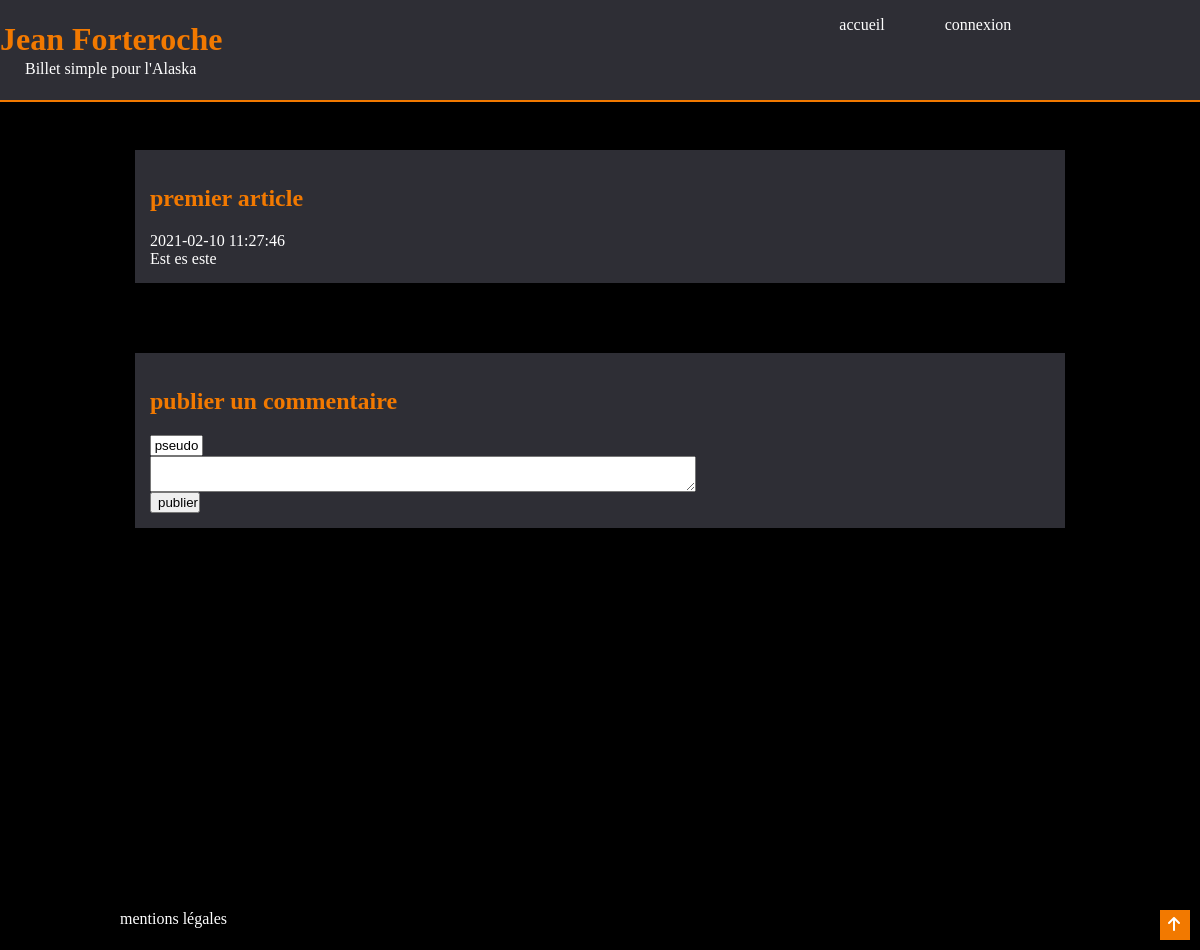
The app's page /projet4/?url=Article/getOne/1, older data.
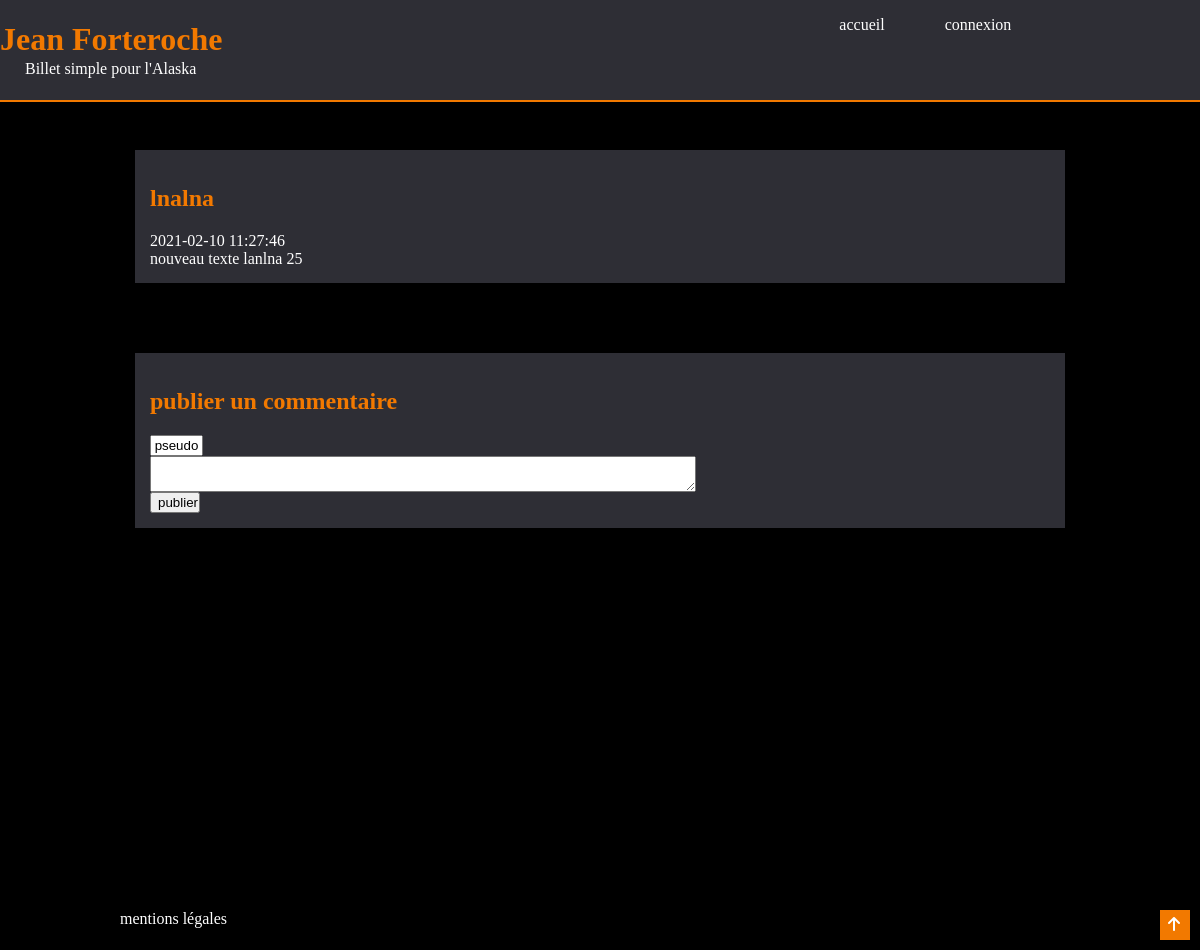
The same page, newer data.
### tables this page shows
CREATE TABLE `articles` (
  `ID` int(11) NOT NULL,
  `titre` varchar(100) NOT NULL,
  `contenu` text NOT NULL,
  `auteur_id` int(11) NOT NULL,
  `date` datetime NOT NULL DEFAULT CURRENT_TIMESTAMP
);

### controllers/Router.php (called while the page is built, shortened)
<?php
    class Router {
        public function routReq(){
            try{
                if(isset($_GET['url'])){
                    $url = explode('/', filter_var($_GET['url'], FILTER_SANITIZE_URL));
                    $controller = ucfirst(strtolower($url[0]));
                    $controllerClass = "Controllers\\Controller".$controller;
                    if(class_exists($controllerClass)){
                        $this->_ctrl = new $controllerClass($url);
                    }else{
                        throw new \Exception('Page introuvable router');
                    }
                }else{
                    $this->_ctrl = new ControllerAccueil();
                }
            }
            catch(\Exception $e) {
                $errorMsg = $e->getMessage();
                require_once('views/viewError.php');
            }
        }
    }
?>

### index.php (called while the page is built, shortened)
<?php
    $router = new Router();
    $router->routReq();

### models/Model.php (called while the page is built, shortened)
<?php
    abstract class Model{
        private static $_bdd;
        private static function setBdd(){
            try {
                self::$_bdd = new PDO(self::DB_HOST, self::DB_USER, self::DB_PASS);
                self::$_bdd->setAttribute(PDO::ATTR_ERRMODE,PDO::ERRMODE_EXCEPTION);
            }
            catch (Exception $e) {
                die('Erreur : ' . $e->getMessage());
            }
        }
        protected function getBdd(){
            return self::$_bdd;
        }
        protected function getOne($table, $obj, $id){
            $var ='';
            $req = $this->getBdd()->prepare('SELECT * FROM ' .$table. ' WHERE ID = '.$id.' ORDER BY id desc');
            $req->execute();
            while($data = $req->fetch(PDO::FETCH_ASSOC)){
                $var= new $obj($data);
            }
            return $var;
        }
    }

### models/ArticleManager.php (called while the page is built, shortened)
<?php
class ArticleManager extends Model{
    public function getArticle($id){
        return $this->getOne('articles', '\Models\Article', $id);
    }
}
?>

### models/Hydrate.php (called while the page is built, shortened)
<?php
class Hydrate {
    public function hydrate (array $data){
        foreach ($data as $key => $value){
            $method = 'set'.ucfirst($key);
        }
    }
}
?>

### models/Article.php (called while the page is built, shortened)
<?php
    class Article extends Hydrate {
        private $_titre;
        private $_contenu;
        private $_date;
        public function getTitre(){
            return $this->_titre;
        }
        public function setTitre($titre){
            $this->_titre = $titre;
        }
        public function getContenu(){
            return $this->_contenu;
        }
        public function setContenu($contenu){
            $this->_contenu = $contenu;
        }
        public function getDate(){
            return $this->_date;
        }
        public function setDate($date){
            $this->_date = $date;
        }
    }
?>

### models/CommentaireManager.php (called while the page is built, shortened)
<?php
class CommentaireManager extends Model {
    public function getCommentaires ($id){
        $var = [];
        $req = $this->getBdd()->prepare("SELECT * FROM commentaires WHERE articleId=$id ORDER BY id desc");
        $req->execute();
        return $var;
    }
}
?>

### views/viewArticle.php (the view, shortened to what this page needs)
<?php
if(isset($update) && $update == true){
  $id = $commentaire->getId();
  $commentaire = $commentaire->getContenu();
}else{
  $id = "";
}
?>
<section id="page" class="style">
  <section id="article">
    <h2><?= $article->getTitre()?></h2>
    <time><?= $article->getDate() ?></time>
    <div id="p"><?= $article->getContenu()?></div>
    </section>
  <section id="commentaires">
  </section>
  <section id="SecComForm">
    <h2> publier un commentaire </h2>
    <form id="comForm" method="post" action="/projet4/?url=Commentaire/post/<?= $id ?>">
      <input type="text" value="pseudo" name="auteurId" id="comFormPseudo">
      <textarea  class="tinymce" value="" name="commentaire" id="comFormText">
      </textarea>
      <input type="submit" name="save" value="publier" id="comFormPublier">
    </form>
  </section
</section>

### controllers/ControllerArticle.php (shortened to what this page needs)
<?php
    require_once ('views/View.php');
        class ControllerArticle {
        public function __construct($url){
           $this->init($url);
        }
        private function init($url){
            $methode = $url[1];
            if(isset($url[2]) && is_numeric($url[2])){
                $this->$methode($url[2]);
            }
            else{
                $this->$methode();
            }
        }
        private function getOne($id){
            $this->_article = new ArticleManager();
            $article = $this->_article->getArticle($id);
            $this->_commentaire = new CommentaireManager();
            $commentaires = $this->_commentaire->getCommentaires($id);
            $this->_view = new View('Article');
            $this->_view->generate(array('article' => $article, 'commentaires' => $commentaires));
        }
    }
?>

### views/template.php (shortened to what this page needs)
<!DOCTYPE html>
<html>
    <head>
        <link rel="stylesheet" type="text/css" media="screen" href="styles.css" />
    </head>
    <body>
        <div id="page-container">
        <header>
            <div id="m-left">
            <h1> Jean Forteroche </h1>
            <p> Billet simple pour l'Alaska</p>
            </div>
            <nav id="m-right">
                <ul>
                    <li class="btnli"><a href='?url=Accueil'>accueil</a> </li>
                    <?php if(isset($_SESSION['name'])): ?>
                        <p> Bienvenue : <?php echo $_SESSION['name'] ?></p>
                        <li class="btnli"><a href="?url=Utilisateur/view">gestion</a></li>
                        <li class="btnli"><a href="?url=Utilisateur/logout"> déconnexion</a></li>
                    <?php else : ?>
                        <li class="btnli"><a href="?url=Utilisateur/view">connexion</a></li>
                    <?php endif ?>
                </ul>
            </nav>
        </header>
            <?= $content ?>
            <footer id="footer">
                <a href="?url=Utilisateur/mentions">mentions légales</a>
                <a id="up" href="#"><i class="fas fa-arrow-up"></i></a>
            </footer>
        </div>
    </body>
</html>

### views/View.php (shortened to what this page needs)
<?php
    class View {
        private $_file;
        private $_t;
        public function __construct($action){
            $this->_file = 'views/view'.$action.'.php';
        }
        public function generate($data){
            $content = $this->generateFile($this->_file, $data);
            $view = $this->generateFile('views/template.php', array('t' => $this->_t, 'content' => $content));
            echo $view;
        }
        private function generateFile($file, $data){
            if(file_exists($file)){
                extract($data);
                require $file;
                return ob_get_clean();
            }else {
                throw new Exception('Fichier ' . $file . ' introuvable');
            }
        }
    }
?>

### styles.css (style rules this page uses)
header { margin : 0; padding : 0; position : fixed; top : 0; width: 100%; height: 100px; background-color: #2e2e35; color:white; border-bottom : solid #f27900 2px; }
h1 { color : #f27900; }
#m-left p { position : relative; bottom: 20px; left : 25px; }
#m-right { width: 50%; display : inline-grid; text-align: center; }
#m-left { width : 50%; float : left; }
li { display : inline-grid; width : 20%; text-align: center; }
body { background-color: black; margin: 0px; color: white; }
h2 { color : #f27900; }
:is(section#accueil, section#utilisateur, section#moderation, section#publicate, section#page, section#reload, section#mentions, section#publicate ) { margin-top : 150px; width: 80%; margin-right: auto; margin-left: auto; }
#comForm { display: flex; flex-direction: column; }
#comFormPseudo { width : 45px; text-align: center; }
#comFormText { width : 60% }
#comFormPublier { width : 50px; }
a { color:white; text-decoration : none; }
:is(.articleAcc, .commMod, section#article, div.commArticle, div.reload , section#mentions, section#SecComForm) { margin : 15px; background-color: #2e2e35; padding : 15px; }
#footer { clear: both; position: absolute; height: 2.5em; margin-top: -2.5em; bottom: 0; }
#page-container { min-height: 100vh; position:relative; }
section { padding-bottom: 2.5em; }
#up { display: block; width: 30px; height: 30px; background-color: #f27900; position: fixed; bottom: 10px; right: 10px; }
.fa-arrow-up { position: relative; bottom: -6px; right: -8px; }

Row changes from the older to the newer data that the page shows:
changed articles: titre "premier article" → "lnalna"; contenu "Est es este" → "nouveau texte lanlna 25"
